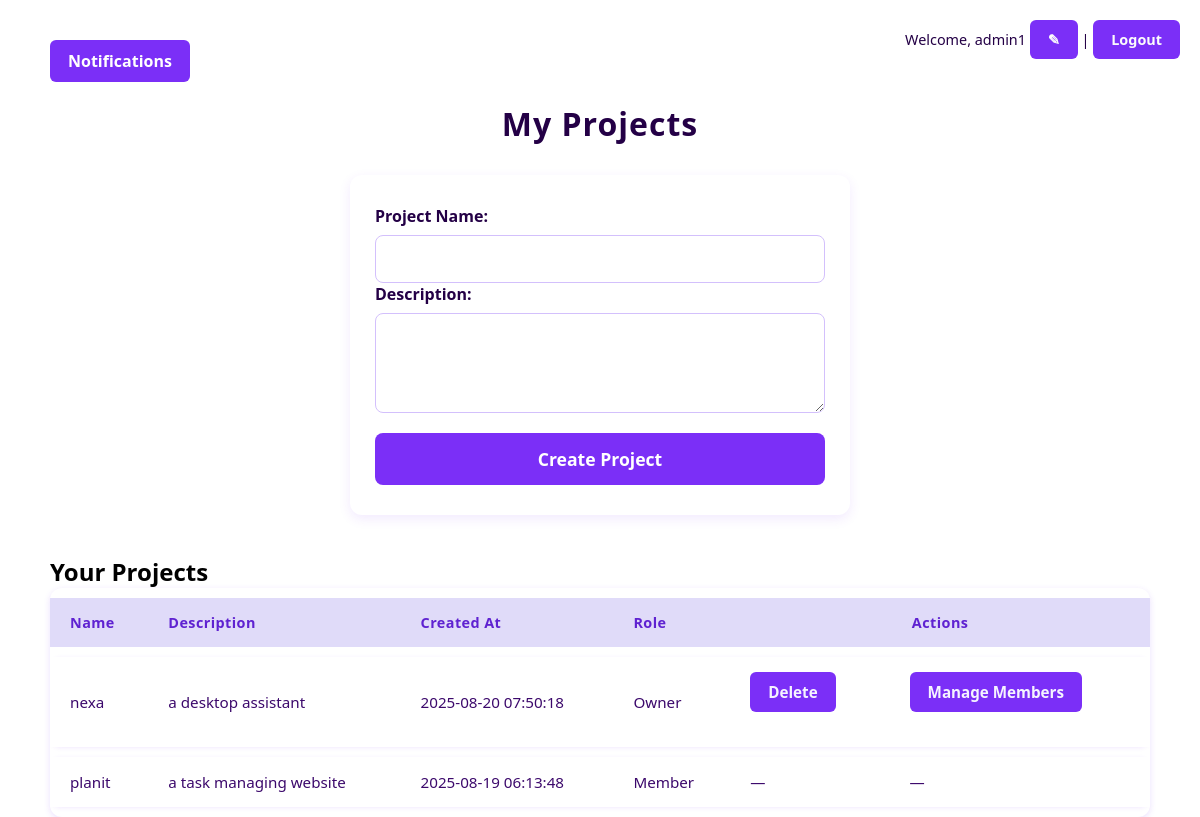
Page /projects.php (signed in) on the committed database.
### tables this page shows
CREATE TABLE `projects` (
  `id` int(11) NOT NULL,
  `name` varchar(100) NOT NULL,
  `description` text DEFAULT NULL,
  `created_by` int(11) NOT NULL,
  `created_at` timestamp NOT NULL DEFAULT current_timestamp()
);

### projects.php (the view, shortened to what this page needs)
<?php
require 'db.php';
$user_id = $_SESSION['user_id'];
$projects_result = $conn->query("
    SELECT DISTINCT p.*
    FROM projects p
    LEFT JOIN project_members pm ON p.id = pm.project_id
    WHERE p.created_by = $user_id OR pm.user_id = $user_id
    ORDER BY p.created_at DESC
");
?>
<!DOCTYPE html>
<html>
<head>
    <link rel="stylesheet" href="style.css">
</head>
<body>
    <div class="top-right">
        Welcome, <?php echo htmlspecialchars($_SESSION['username']); ?>
        <a href="edit_profile.php" title="Edit Profile">&#9998;</a> |
        <a href="logout.php">Logout</a>
    </div>
    <a href="notification.php" style="margin-right:10px;">Notifications</a>
    <h1>My Projects</h1>
    <div class="section1">
        <form method="POST">
            <label>Project Name:</label>
            <input type="text" name="name" required>
            <label>Description:</label>
            <textarea name="description"></textarea>
            <button type="submit" name="create_project">Create Project</button>
        </form>
    </div>
    <div class="section1">
        <h2>Your Projects</h2>
        <?php if ($projects_result->num_rows == 0): ?>
            <p>No projects yet.</p>
        <?php else: ?>
            <table>
                <thead>
                    <tr>
                        <th>Name</th>
                        <th>Description</th>
                        <th>Created At</th>
                        <th>Role</th>
                        <th colspan="2" style="text-align:center;">Actions</th>
                    </tr>
                </thead>
                <tbody>
                    <?php while ($project = $projects_result->fetch_assoc()): ?>
                        <tr class="clickable-row" data-href="index.php?project_id=<?php echo $project['id']; ?>">
                            <td><?php echo htmlspecialchars($project['name']); ?></td>
                            <td><?php echo htmlspecialchars($project['description']); ?></td>
                            <td><?php echo htmlspecialchars($project['created_at']); ?></td>
                            <td>
                                <?php echo ($project['created_by'] == $user_id) ? 'Owner' : 'Member'; ?>
                            </td>
                            <td>
                                <?php if ($project['created_by'] == $user_id): ?>
                                    <a href="projects.php?delete=<?php echo $project['id']; ?>"
                                        onclick="event.stopPropagation(); return confirm('Delete this project?')">Delete</a>
                                <?php else: ?>
                                    &mdash;
                                <?php endif; ?>
                            </td>
                            <td>
                                <?php if ($project['created_by'] == $user_id): ?>
                                    <a href="collab.php?project_id=<?php echo $project['id']; ?>"
                                        onclick="event.stopPropagation();">Manage Members</a>
                                <?php else: ?>
                                    &mdash;
                                <?php endif; ?>
                            </td>
                        </tr>
                    <?php endwhile; ?>
                </tbody>
            </table>
        <?php endif; ?>
    </div>
</body>
</html>

### style.css (style rules this page uses)
* { box-sizing: border-box; margin: 0; padding: 0; font-family: 'Segoe UI', Tahoma, Geneva, Verdana, sans-serif; }
html, body { width: 100%; height: 100%; padding: 20px; }
h1 { text-align: center; margin-bottom: 30px; font-weight: 700; color: #240046; letter-spacing: 1px; }
a { display: inline-block; background-color: #7b2ff7; color: white; text-align: right; padding: 10px 18px; border-radius: 6px; text-decoration: none; font-weight: 600; transition: background-color 0.3s ease; margin-bottom: 20px; }
.top-right { position: absolute; top: 20px; right: 20px; font-size: 0.9rem; color: #240046; }
.top-right a { color: #fbfbfc; text-decoration: none; font-weight: 600; }
table { width: 100%; border-collapse: separate; border-spacing: 0 10px; background: white; box-shadow: 0 2px 6px rgb(123 47 247 / 0.15); border-radius: 12px; overflow: hidden; }
thead tr { background-color: #e0dbf9; text-align: left; }
thead th { padding: 15px 20px; font-weight: 700; color: #5f22d1; letter-spacing: 0.03em; font-size: 0.9rem; }
tbody tr { background-color: #fff; box-shadow: 0 1px 4px rgb(123 47 247 / 0.1); transition: transform 0.2s ease; cursor: default; border-radius: 10px; }
tbody td { padding: 15px 20px; vertical-align: middle; font-size: 0.95rem; color: #3c096c; }
tbody td a { color: #9d4edd; font-weight: 600; margin-right: 12px; transition: color 0.3s ease; color: #f5f3ff; }
form { background: white; padding: 30px 25px; border-radius: 12px; box-shadow: 0 4px 12px rgb(123 47 247 / 0.1); max-width: 500px; margin: 0 auto 40px; }
form label { display: block; font-weight: 600; margin-bottom: 8px; color: #240046; font-size: 1rem; }
form input[type="text"], form input[type="email"], form input[type="password"], form input[type="datetime-local"], form select, form textarea { width: 100%; padding: 12px 15px; border: 1.8px solid #d3c0fc; border-radius: 8px; font-size: 1rem; color: #5f22d1; transition: border-color 0.3s ease; resize: vertical; font-family: inherit; }
form textarea { min-height: 100px; }
form button { background-color: #7b2ff7; color: white; border: none; padding: 14px 24px; border-radius: 8px; font-size: 1.1rem; font-weight: 700; cursor: pointer; margin-top: 15px; width: 100%; transition: background-color 0.3s ease; }
@media (min-width: 901px) and (max-width: 1200px) { body { padding: 20px 30px; } }
@media (min-width: 901px) and (max-width: 1200px) { table { font-size: 1rem; } }
@media (min-width: 901px) and (max-width: 1200px) { form, .section { width: 80%; } }

### rows in the picture
projects: name "nexa", description "a desktop assistant", created_at "2025-08-20 07:50:18", shows "Owner"
projects: name "planit", description "a task managing website", created_at "2025-08-19 06:13:48", shows "Member"

### other values in the picture
$_SESSION['username'] "admin1"
